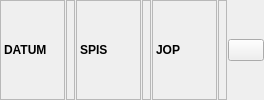
       <widget class="QFrame" name="frame_23">
        <property name="frameShape">
         <enum>QFrame::NoFrame</enum>
        </property>
        <property name="frameShadow">
         <enum>QFrame::Raised</enum>
        </property>
        <layout class="QHBoxLayout" name="horizontalLayout_14">
         <property name="spacing">
          <number>1</number>
         </property>
         <property name="leftMargin">
          <number>0</number>
         </property>
         <property name="topMargin">
          <number>0</number>
         </property>
         <property name="rightMargin">
          <number>0</number>
         </property>
         <property name="bottomMargin">
          <number>0</number>
         </property>
         <item>
          <widget class="QLabel" name="lblDatumTitle">
           <property name="sizePolicy">
            <sizepolicy hsizetype="Maximum" vsizetype="Preferred">
             <horstretch>0</horstretch>
             <verstretch>0</verstretch>
            </sizepolicy>
           </property>
           <property name="minimumSize">
            <size>
             <width>65</width>
             <height>32</height>
            </size>
           </property>
           <property name="font">
            <font>
             <weight>75</weight>
             <bold>true</bold>
            </font>
           </property>
           <property name="toolTip">
            <string>Poziv Na Broj</string>
           </property>
           <property name="frameShape">
            <enum>QFrame::StyledPanel</enum>
           </property>
           <property name="text">
            <string>DATUM</string>
           </property>
          </widget>
         </item>
         <item>
          <widget class="QLabel" name="lblDatum">
           <property name="font">
            <font>
             <weight>75</weight>
             <bold>true</bold>
            </font>
           </property>
           <property name="frameShape">
            <enum>QFrame::StyledPanel</enum>
           </property>
           <property name="text">
            <string/>
           </property>
           <property name="alignment">
            <set>Qt::AlignLeading|Qt::AlignLeft|Qt::AlignVCenter</set>
           </property>
           <property name="textInteractionFlags">
            <set>Qt::LinksAccessibleByMouse|Qt::TextSelectableByMouse</set>
           </property>
          </widget>
         </item>
         <item>
          <widget class="QLabel" name="lblSpisTitle">
           <property name="sizePolicy">
            <sizepolicy hsizetype="Maximum" vsizetype="Preferred">
             <horstretch>0</horstretch>
             <verstretch>0</verstretch>
            </sizepolicy>
           </property>
           <property name="minimumSize">
            <size>
             <width>65</width>
             <height>32</height>
            </size>
           </property>
           <property name="font">
            <font>
             <weight>75</weight>
             <bold>true</bold>
            </font>
           </property>
           <property name="toolTip">
            <string>Poziv Na Broj</string>
           </property>
           <property name="frameShape">
            <enum>QFrame::StyledPanel</enum>
           </property>
           <property name="text">
            <string>SPIS</string>
           </property>
          </widget>
         </item>
         <item>
          <widget class="QLabel" name="lblSpis">
           <property name="font">
            <font>
             <weight>75</weight>
             <bold>true</bold>
            </font>
           </property>
           <property name="frameShape">
            <enum>QFrame::StyledPanel</enum>
           </property>
           <property name="text">
            <string/>
           </property>
           <property name="alignment">
            <set>Qt::AlignLeading|Qt::AlignLeft|Qt::AlignVCenter</set>
           </property>
           <property name="textInteractionFlags">
            <set>Qt::LinksAccessibleByMouse|Qt::TextSelectableByMouse</set>
           </property>
          </widget>
         </item>
         <item>
          <widget class="QLabel" name="lblJopTitle">
           <property name="sizePolicy">
            <sizepolicy hsizetype="Maximum" vsizetype="Preferred">
             <horstretch>0</horstretch>
             <verstretch>0</verstretch>
            </sizepolicy>
           </property>
           <property name="minimumSize">
            <size>
             <width>65</width>
             <height>32</height>
            </size>
           </property>
           <property name="font">
            <font>
             <weight>75</weight>
             <bold>true</bold>
            </font>
           </property>
           <property name="toolTip">
            <string>Poziv Na Broj</string>
           </property>
           <property name="frameShape">
            <enum>QFrame::StyledPanel</enum>
           </property>
           <property name="text">
            <string>JOP</string>
           </property>
          </widget>
         </item>
         <item>
          <widget class="QLabel" name="lblJop">
           <property name="font">
            <font>
             <weight>75</weight>
             <bold>true</bold>
            </font>
           </property>
           <property name="frameShape">
            <enum>QFrame::StyledPanel</enum>
           </property>
           <property name="text">
            <string/>
           </property>
           <property name="alignment">
            <set>Qt::AlignLeading|Qt::AlignLeft|Qt::AlignVCenter</set>
           </property>
           <property name="textInteractionFlags">
            <set>Qt::LinksAccessibleByMouse|Qt::TextSelectableByMouse</set>
           </property>
          </widget>
         </item>
         <item>
          <widget class="QPushButton" name="btnGo2_8">
           <property name="sizePolicy">
            <sizepolicy hsizetype="Maximum" vsizetype="Fixed">
             <horstretch>0</horstretch>
             <verstretch>0</verstretch>
            </sizepolicy>
           </property>
           <property name="maximumSize">
            <size>
             <width>36</width>
             <height>16777215</height>
            </size>
           </property>
           <property name="cursor">
            <cursorShape>PointingHandCursor</cursorShape>
           </property>
           <property name="toolTip">
            <string>Filter</string>
           </property>
           <property name="icon">
            <iconset resource="../../../resources/DonatForm.qrc">
             <normaloff>:/InDonat/Forms/images/OLOVKA.GIF</normaloff>:/InDonat/Forms/images/OLOVKA.GIF</iconset>
           </property>
           <property name="autoExclusive">
            <bool>true</bool>
           </property>
          </widget>
         </item>
        </layout>
       </widget>
